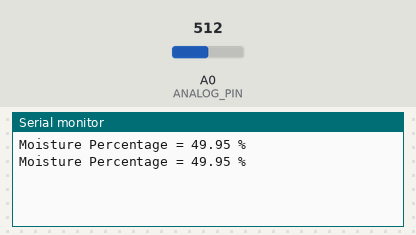
A sketch run on a simulated Arduino Uno, built with avr-gcc and run on an emulated ATmega328P. Shown: the last lines printed to the serial monitor. The test bench sets the inputs (shaded band); at power-on: A0 (ANALOG_PIN) = 512.

Above: at 1.7 s.
1.8 s: A0 (ANALOG_PIN) set to 716
At 2.9 s:
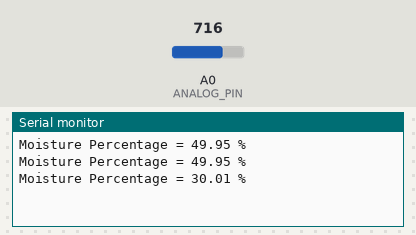
3.3 s: A0 (ANALOG_PIN) set to 900
At 4.3 s:
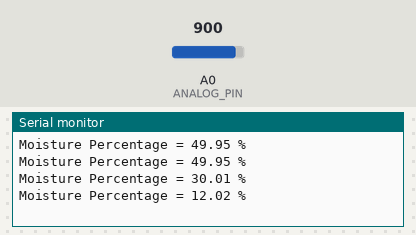
Timing chart, 0 to 6.3 s (numbered marks = the images above; inputs shaded):
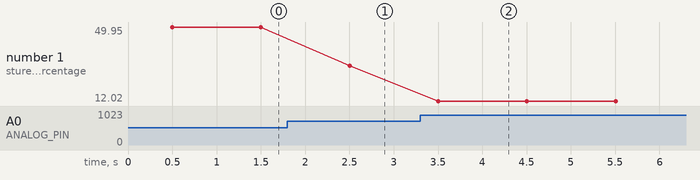

Measured:
- after the input at 1.8 s, the serial monitor: prints a new line after 0.70 s (image 1)
- after the input at 3.3 s, the serial monitor: prints a new line after 0.20 s (image 2)
- plotted number 1: 49.95 → 30.01 after the input at 1.8 s, 30.01 → 12.02 after the input at 3.3 s

The sketch:

soil-moisture-sensor.ino
```cpp
// Sketch allows to read soil moisture

#define ANALOG_PIN A0

// declare type of variables
float moisture_percentage;
int sensor_analog;

void setup()
{
  Serial.begin(9600);
  delay(500); // wait 5 seconds till user open Serial Monitor

}

void loop()
{
  sensor_analog = analogRead(ANALOG_PIN);
  moisture_percentage = ( 100 - ( (sensor_analog/1023.00) * 100 ) );

  if (moisture_percentage < 0)
  {
    moisture_percentage = 0;
  }

  Serial.print("Moisture Percentage = ");
  Serial.print(moisture_percentage);
  Serial.println(" %");
  delay(1000);
}
```
